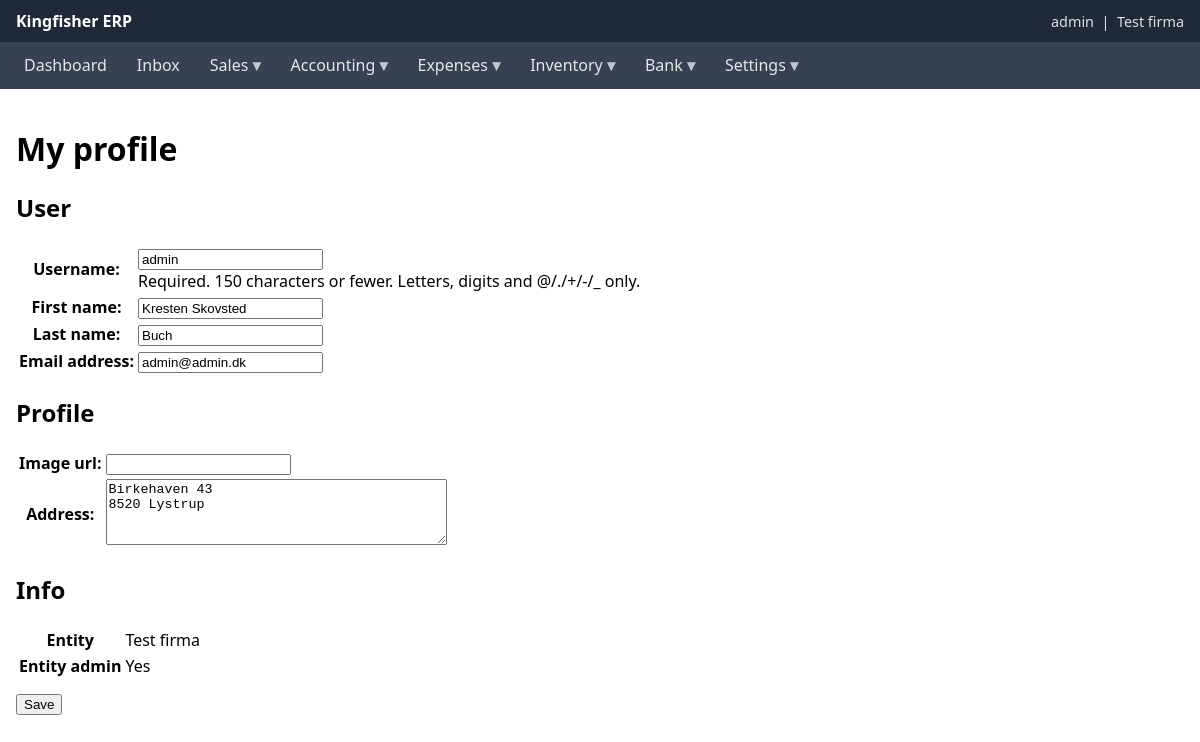
/profile/ (signed in), run on the app's committed database.
### core/models/entity.py (models this page shows, shortened)
class UserProfile(models.Model):
    user = models.OneToOneField(settings.AUTH_USER_MODEL, on_delete=models.CASCADE, related_name="profile")
    entity = models.ForeignKey("core.Entity", on_delete=models.CASCADE, related_name="users")
    image_url = models.URLField(max_length=512, blank=True)
    address = models.TextField(blank=True)
    is_entity_admin = models.BooleanField(default=False)

class Entity(models.Model):
    name = models.CharField(max_length=255)
    country = models.ForeignKey("core.IsoCountryCodes", on_delete=models.PROTECT)
    base_currency = models.ForeignKey("core.IsoCurrencyCodes", on_delete=models.PROTECT)
    default_series_journal = models.ForeignKey("core.NumberSeries", null=True, blank=True, on_delete=models.PROTECT, related_name="+")
    series_sales_offer = models.ForeignKey("core.NumberSeries", null=True, blank=True, on_delete=models.PROTECT, related_name="+")
    series_sales_order = models.ForeignKey("core.NumberSeries", null=True, blank=True, on_delete=models.PROTECT, related_name="+")
    series_sales_invoice = models.ForeignKey("core.NumberSeries", null=True, blank=True, on_delete=models.PROTECT, related_name="+")
    series_purchase_order = models.ForeignKey("core.NumberSeries", null=True, blank=True, on_delete=models.PROTECT, related_name="+")
    series_purchase_invoice = models.ForeignKey("core.NumberSeries", null=True, blank=True, on_delete=models.PROTECT, related_name="+")
    default_ap_account = models.ForeignKey("core.Account", null=True, blank=True, on_delete=models.PROTECT, related_name="+")
    default_ar_account = models.ForeignKey("core.Account", null=True, blank=True, on_delete=models.PROTECT, related_name="+")
    fx_gain_account = models.ForeignKey("core.Account", null=True, blank=True, on_delete=models.PROTECT, related_name="+")
    fx_loss_account = models.ForeignKey("core.Account", null=True, blank=True, on_delete=models.PROTECT, related_name="+")
    is_active = models.BooleanField(default=True)
    class Meta:
        ordering = ["name"]
    def __str__(self):
        return self.name

### core/models/menu.py (models this page shows, shortened)
class Menu(models.Model):
    menu = models.CharField(max_length=255)
    parent = models.ForeignKey(
        "self",
        null=True,
        blank=True,
        related_name="children",
        on_delete=models.CASCADE,
    )
    sort_order = models.PositiveIntegerField(default=0)
    url = models.CharField(max_length=500, blank=True)
    active = models.BooleanField(default=True)
    created_at = models.DateTimeField(auto_now_add=True)
    class Meta:
        ordering = ["parent_id", "sort_order", "menu"]

### core/views/profile.py (the view)
# urls.py: path("profile/", profile_edit, name="profile"),
@login_required
def profile_edit(request):
    profile, _ = UserProfile.objects.get_or_create(user=request.user)
    if request.method == "POST":
        user_form = UserEditForm(request.POST, instance=request.user)
        profile_form = UserProfileEditForm(request.POST, instance=profile)
        if user_form.is_valid() and profile_form.is_valid():
            with transaction.atomic():
                user_form.save()
                profile_form.save()
            messages.success(request, "Profile updated.")
            return redirect("core:profile")
    else:
        user_form = UserEditForm(instance=request.user)
        profile_form = UserProfileEditForm(instance=profile)
    context = {
        "user_form": user_form,
        "profile_form": profile_form,
        "profile": profile,
        **base_context(request),
    }
    return render(request, "core/profile_edit.html", context)

### core/forms/profile_forms.py
class UserEditForm(forms.ModelForm):
    class Meta:
        model = User
        fields = ["username", "first_name", "last_name", "email"]

class UserProfileEditForm(forms.ModelForm):
    class Meta:
        model = UserProfile
        fields = ["image_url", "address"]
        widgets = {
            "address": forms.Textarea(attrs={"rows": 4}),
        }

### core/context_processors.py (called while the page is built)
def base_context_processor(request):
    return base_context(request)

### core/models/base_context.py (called while the page is built)
def base_context(request):
    if not request.user.is_authenticated:
        return {}
    return {
        "menus": Menu.objects.filter(
            active=True,
            parent__isnull=True,
        ).prefetch_related("children")
    }

### core/templates/core/profile_edit.html (shortened to what this page needs)
{% extends "base.html" %}
{% block content %}
<h1>My profile</h1>
<form method="post" novalidate>
  <h2>User</h2>
  <table>
    {{ user_form.as_table }}
  </table>
  <h2>Profile</h2>
  <table>
    {{ profile_form.as_table }}
  </table>
  <h2>Info</h2>
  <table>
    <tr>
      <th>Entity</th>
      <td>{{ profile.entity }}</td>
    </tr>
    <tr>
      <th>Entity admin</th>
      <td>{{ profile.is_entity_admin|yesno:"Yes,No" }}</td>
    </tr>
  </table>
  <p style="margin-top: 12px;">
    <button type="submit">Save</button>
  </p>
</form>
{% endblock %}

### templates/base.html (shortened to what this page needs)
<!DOCTYPE html>
<html lang="en">
<head>
</head>
<body>
<header>
    <strong>Kingfisher ERP</strong>
    {% if user.is_authenticated %}
        <span class="user-info">
            {{ user.username }}
            {% if user.profile.entity %}
                &nbsp;|&nbsp; {{ user.profile.entity }}
            {% endif %}
        </span>
    {% endif %}
</header>
{% if user.is_authenticated %}
<nav class="topnav">
  <ul class="topnav__list">
    {% for menu in menus %}
      <li class="topnav__item {% if menu.children.exists %}has-children{% endif %}">
        {% if menu.url %}
          <a class="topnav__link" href="{{ menu.url }}">{{ menu.menu }}</a>
        {% else %}
          <span class="topnav__link">{{ menu.menu }}</span>
        {% endif %}
      </li>
    {% endfor %}
  </ul>
</nav>
{% endif %}
<main>
    {% block content %}{% endblock %}
</main>
</body>
</html>

### templates/base.html (style rules this page uses)
body { margin: 0; font-family: system-ui, -apple-system, BlinkMacSystemFont, "Segoe UI", sans-serif; }
header { background: #1f2937; color: white; padding: 10px 16px; display: flex; align-items: center; justify-content: space-between; }
nav { background: #374151; padding: 8px 16px; }
nav > ul { list-style: none; margin: 0; padding: 0; display: flex; gap: 14px; align-items: center; flex-wrap: wrap; }
nav > ul > li { position: relative; }
nav a, nav span { color: #e5e7eb; text-decoration: none; font-weight: 500; display: inline-block; padding: 6px 8px; border-radius: 6px; line-height: 1.2; white-space: nowrap; }
nav > ul > li::after { content: ""; position: absolute; left: 0; top: 100%; width: 100%; height: 10px; }
nav > ul > li:has(ul) > a::after, nav > ul > li:has(ul) > span::after { content: " ▾"; opacity: 0.8; font-weight: 600; }
main { padding: 16px; }
.user-info { font-size: 0.9em; opacity: 0.85; }

### data on the page
Menu: menu "Dashboard"
Menu: menu "Inbox"
Menu: menu "Sales"
Menu: menu "Accounting"
Menu: menu "Expenses"
Menu: menu "Inventory"
Menu: menu "Bank"
Menu: menu "Settings"
UserProfile: address "Birkehaven 43 8520 Lystrup", entity "Test firma", is_entity_admin "Yes"

### other printed values
{{ user.username }} "admin"
{{ user.profile.entity }} "Test firma"
